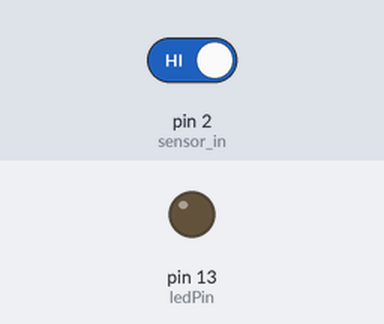
Bench run of a sketch on a simulated Arduino Uno, built with avr-gcc and run on an emulated ATmega328P. On the bench: output pins drawn as LEDs (lit = HIGH). The test bench sets the inputs (shaded band); at power-on: pin 2 (sensor_in) HIGH.

Above: at 1.2 s.
1.3 s: pin 2 (sensor_in) driven LOW
At 1.6 s:
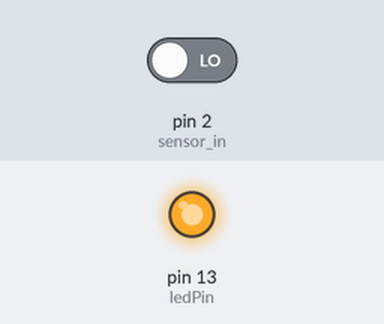
2.8 s: pin 2 (sensor_in) driven HIGH
At 3.9 s:
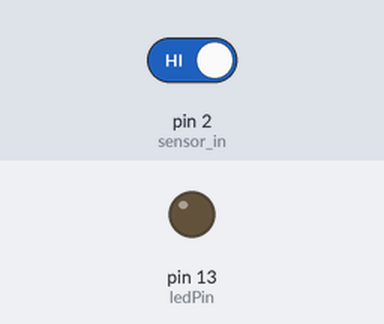
Timing chart, 0 to 5.8 s (numbered marks = the images above; inputs shaded):
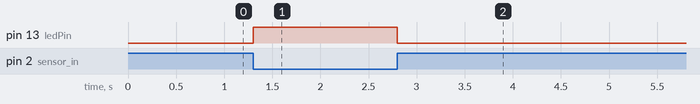

Measured:
- after the input at 1.3 s, pin 13 (ledPin): LOW → HIGH at once
- after the input at 2.8 s, pin 13 (ledPin): HIGH → LOW at once

The sketch:

D_TEST.ino
```cpp
 /*
 * 淘宝    ：https://ilovemcu.taobao.com
 */
int ledPin = 13;                // Connect LED on pin 13, or use the onboard one
int sensor_in = 2;                 // Turbidity sensor on Digital Pin 2

void setup(){
  pinMode(ledPin, OUTPUT);      // Set ledPin as output mode
  pinMode(sensor_in, INPUT);       //Set Turbidity sensor pin to input mode
}

void loop(){
   if(digitalRead(sensor_in)==LOW){       //Read Touch sensor signal
        digitalWrite(ledPin, HIGH);   // if Touch sensor is LOW, then turn on
     }else{
        digitalWrite(ledPin, LOW);    // if Touch sensor is HIGH, then turn off the led
     }
}
```
